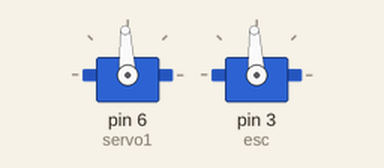
This sketch was run on a simulated Arduino Uno, built with avr-gcc and run on an emulated ATmega328P. On the bench: 2 × servo. What the sketch prints to the serial monitor is not drawn.

Above: at 2.1 s.
Timing chart, 0 to 3.6 s (numbered marks = the images above):
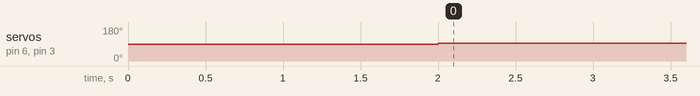

The sketch:

ps2-drift_car_v3.2.ino
```cpp
//see changelog
//NOTE: NEEDS TESTING

#include <PS2X_lib.h>
#include <Servo.h>


PS2X ps2x; // create PS2 Controller Class
Servo servo1;
Servo esc;

int LeftStick = 128;
int RightStick = 128;
int PadLeft;
int PadRight;
int angle  ;                  //sets the steering servo to mid point i.e. straight ahead
int throttle = 1500;          // assuming that 1500 microseconds is 0 speed
int calib = 1500;             //used for calibrations of the steering, initialized at 1500 i.e. straight forawrd
int a;
int b;
int n = 1;
int x;

void setup()
{
 ps2x.config_gamepad(12,10,9,11, false, false);      //GamePad(clock, command, attention, data, Pressures?, Rumble?)
 servo1.attach(6);
 esc.attach(3);
  Serial.begin(9600);
  delay(2000);
}

void loop()
{
   ps2x.read_gamepad();                 //reads input from ps2 controller
   LeftStick = ps2x.Analog(PSS_LX);     //left stick horizontal controls steering
   RightStick = ps2x.Analog(PSS_RY);    //right stick vertical controls speed
   PadLeft =  ps2x.Button(PSB_PAD_LEFT); // left d-pad button to
   PadRight = ps2x.Button(PSB_PAD_RIGHT);

  if (ps2x.Button(PSB_PAD_LEFT)); //decrements of 10 microseconds to adjust the steering
   calib -= 10;

  if (ps2x.Button(PSB_PAD_RIGHT)); //increments of 10 microseconds to adjust the steering
   calib += 10;

   a = calib - 200;               //a = newly calibrated "straight" position - ~35 deg to the left
   b = calib + 200;               //b = newly calibrated "straight" position + ~35 deg to the right

  Serial.println("calib: ");
  Serial.print(calib);
  Serial.println("a: ");
  Serial.print(a);
  Serial.println("b: ");
  Serial.print(b);

  if(LeftStick <=138 && LeftStick >=118)    //this serves both to create a small deadzone in the steering as well as constant straight-steering control, needs testing
      servo1.writeMicroseconds(calib);                     //standard servos use 2000 as max and 1000 as min, so 1500 is the middle

   else
   {
   angle = map(LeftStick, 255, 0, a, b); //this allows for approx. 35 deg of turnning on either side, further testing needed
   servo1.writeMicroseconds(angle);
   }

if (ps2x.Button(PSB_R1))            //counts as launch control?
    {
      if (throttle <= 1780)
      {
        n++;
        x = n^2;
        throttle = 1500 + x;
        esc.writeMicroseconds(throttle);
      }
      else{
        esc.writeMicroseconds(1800);
      }
    }
else
   {
   throttle = 1500;
   n = 1;
   esc.writeMicroseconds(throttle);
   }

if (ps2x.Button(PSB_L1)) //break button
   {
    float to = millis();
    float dt = 0.0;
    while(dt<=200)
    {
      esc.writeMicroseconds(1350);
      dt = millis()-to;
    }
   }

delay(15);

}
```

Measured:
- by itself, servo on pin 6 (servo1), servo on pin 3 (esc): 90° → 93° at 2.0 s
